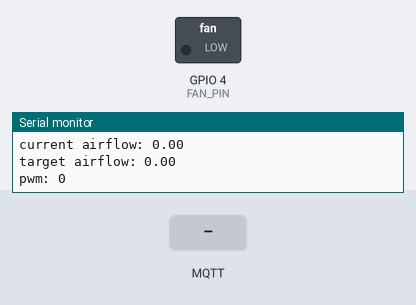
This sketch was run on a simulated ESP8266 (NodeMCU). Shown: switched loads named in the sketch (green lamp = pin HIGH), the last lines printed to the serial monitor. Inputs (shaded band) come from the test bench. WiFi joins after 1.5 s; servers stay silent unless stated; no MQTT or app messages arrive unless stated.

Above: at 2.7 s.
2.8 s: MQTT message "5" arrives on the first subscribed topic
At 4.4 s:
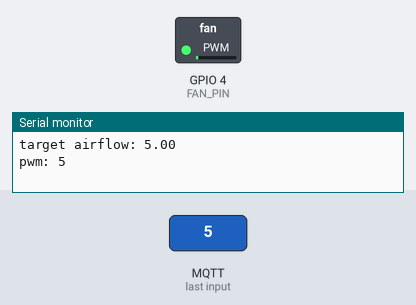
5.8 s: MQTT message "90" arrives on the second subscribed topic
8.1 s: MQTT message "Ferma1011" arrives on the second subscribed topic
At 20.5 s:
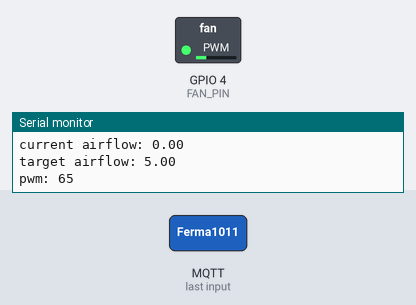
Timing chart, 0 to 22.2 s (numbered marks = the images above; inputs shaded):
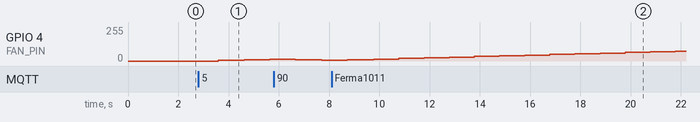

Measured:
- after the input at 2.8 s, GPIO 4 (FAN_PIN): 0/255 → 5/255 after 0.78 s, → 10/255 1.0 s later, → 15/255 1.0 s later

The sketch:

fan_control.ino
```cpp
#include <ESP8266WiFi.h>
#include <PubSubClient.h>
#define FAN_PIN 4
// const char* ssid = "Fernando-Arias";
// const char* password = "Ferma1011";
const char* ssid = "DantePhone";
const char* password = "capstone";
//WILL CHANGE EVERY TIME
//const char* mqtt_server = "192.168.137.33";
const char* mqtt_server = "192.168.254.201";

WiFiClient fanSpeedClient;
PubSubClient client(fanSpeedClient);
long lastMsg = 0;
char msg[50];
float targetAirflow=0;
float currentAirflow=0;
int currentPWM=0;

//LEDPIN 4 IS ACTUALLY LABELLED PIN 2


void setup() {
  setup_wifi();
  client.setServer(mqtt_server, 1883);
  client.setCallback(callback);
  pinMode(FAN_PIN, OUTPUT);
  Serial.begin(11520);
}

void setup_wifi() {
  delay(10);
  // We start by connecting to a WiFi network
  Serial.println();
  Serial.print("Connecting to ");
  Serial.println(ssid);

  WiFi.begin(ssid, password);

  while (WiFi.status() != WL_CONNECTED) {
    delay(500);
    Serial.print(".");
  }

  Serial.println("");
  Serial.println("WiFi connected");
  Serial.println("IP address: ");
  Serial.println(WiFi.localIP());
}

void callback(char* topic, byte* message, unsigned int length) {
  Serial.print("Message arrived on topic: ");
  Serial.print(topic);
  Serial.print(". Message: ");
  String messageTemp;

  for (int i = 0; i < length; i++) {
    Serial.print((char)message[i]);
    messageTemp += (char)message[i];
  }
  Serial.println();


  if (String(topic) == "currentAirflow") {
    printf("message received on currentAirflow");
    currentAirflow = messageTemp.toFloat();

  }else if(String(topic) == "targetAirflow"){
    printf("message received on targetAirflow");
    targetAirflow = messageTemp.toFloat();

  }
}

void reconnect() {
  // Loop until we're reconnected
  while (!client.connected()) {
    Serial.print("Attempting MQTT connection...");
    // Attempt to connect
    if (client.connect("fanSpeedClient")) {
      Serial.println("connected");
      client.subscribe("targetAirflow");
      client.subscribe("currentAirflow");
    } else {
      Serial.print("failed, rc=");
      Serial.print(client.state());
      Serial.println(" try again in 5 seconds");
      // Wait 5 seconds before retrying
      delay(5000);
    }
  }
}

void loop() {
  if (!client.connected()) {
    reconnect();
  }
  client.loop();
  //ADJUST FANSPEED HERE
  if(currentAirflow < targetAirflow && currentPWM < 255){
    currentPWM=currentPWM + 5;
    analogWrite(FAN_PIN, currentPWM);
  }else if (currentAirflow/targetAirflow >= 1.1 && currentPWM >0){
    currentPWM = currentPWM - 5;
    analogWrite(FAN_PIN, currentPWM);
  }
  Serial.println("current airflow: "+ String(currentAirflow));
  Serial.println("target airflow: "+ String(targetAirflow));
  Serial.println("pwm: "+ String(currentPWM));
  delay(1000);
}
```
